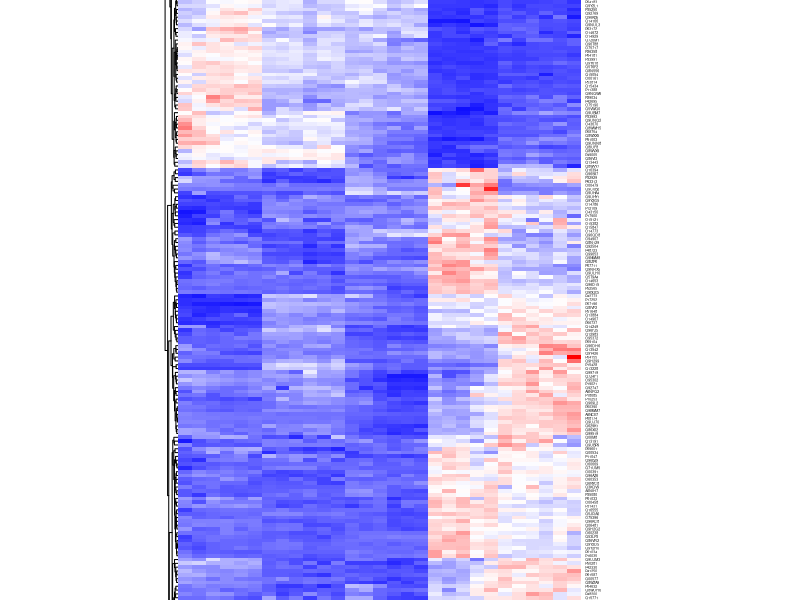

Recreate this plot in R.
# -----------------------------
# 1. Install and load the necessary libraries
# -----------------------------
install.packages(c("pheatmap", "dplyr", "tidyverse"))
library(pheatmap)
library(dplyr)
library(tidyverse)

# -----------------------------
# 2. Upload data
# -----------------------------
# Upload the protein intensities file
# Adjust the separator and file name accordingly.
intensities <- read.csv("report.pg_matrix_R_EVvsshTRPV1_ProteinGroup.csv", 
                        sep = ";", 
                        header = TRUE, 
                        stringsAsFactors = FALSE)

# Load the differentially expressed proteins file
# It is assumed that this file contains at least the column "Protein_ID"
diff_expr <- read.csv("report.pg_matrix_filtering.csv", 
                      sep = ";", 
                      header = TRUE, 
                      stringsAsFactors = FALSE)

report_pg_filtered <- diff_expr %>% 
  filter(abs(log2_FC) > 1)

# -----------------------------
# 3. Review and prepare identifiers
# -----------------------------
# Print the column names to verify that you have the correct identifiers
print("Columns en intensities:")
print(colnames(intensities))
print("Columns en diff_expr:")
print(colnames(diff_expr))
# **Make sure that in both files the identifier is called ‘Protein_ID ’**.

# If necessary, we make the identifiers in the intensity file unique
intensities$Protein.Group <- make.unique(as.character(intensities$Protein.Group))

# -----------------------------
# 4. # Filter to retain only differentially expressed proteins. 
# -----------------------------
# Filter intensities to keep only the proteins that are in diff_expr**
intensities_DE <- intensities %>% filter(Protein.Group %in% report_pg_filtered$Protein_ID) 

cat("Proteins in intensities:", nrow(intensities), "\n")
cat("Proteins in report_pg_filtered:", nrow(report_pg_filtered), "\n")
cat("Proteins filtered (differentially expressed):", nrow(intensities_DE), "\n")

# -----------------------------
# 5. Convert to matrix
# -----------------------------
# **Convert column identifiers to row names** 
intensities_DE <- intensities_DE %>% column_to_rownames("Protein.Group")

# **Convert the data frame to a matrix** 
heatmap_matrix <- as.matrix(intensities_DE)

# Force all data to be numeric
heatmap_matrix <- apply(heatmap_matrix, 2, as.numeric)
rownames(heatmap_matrix) <- rownames(intensities_DE)

# -----------------------------
# 6. (Optional) Normalise data by rows
# -----------------------------

# Replace infinite values and delete rows with NA
heatmap_matrix[is.infinite(heatmap_matrix)] <- NA
heatmap_matrix <- heatmap_matrix[complete.cases(heatmap_matrix), ]

# **Normalise by ranks (Z-score), to compare the relative expression pattern**
heatmap_matrix_norm <- t(scale(t(heatmap_matrix)))

# -----------------------------
# 7. Generate the heatmap
# -----------------------------
# Define the colour palette
heatmap_colors <- colorRampPalette(c("blue", "white", "red"))(100)

# Adjust chart size
png("heatmap.png", width = 3000, height = 2000, res = 300)  # Ajusta dimensiones y resolución
pheatmap(heatmap_matrix_norm, 
         color = heatmap_colors,
         scale = "none",                        
         clustering_distance_rows = "euclidean",  
         clustering_distance_cols = "euclidean",  
         clustering_method = "complete",        
         fontsize_row = 2.5, # Adjust the size of the protein names (rows)**
         fontsize_col = 4, # Adjust the size of the column names*.
         fontsize = 5,     # Reduction of font size
         cellheight = 2.75, # Reduce the height of cells to improve visibility
         cellwidth = 10,
         angle_col = 45,
         treeheight_row = 5, # Reduce dendrogram height of rows
         treeheight_col = 5,     
         main = "Differentially Expressed Protein Heatmap") 
dev.off()  # Closes the graphical device
